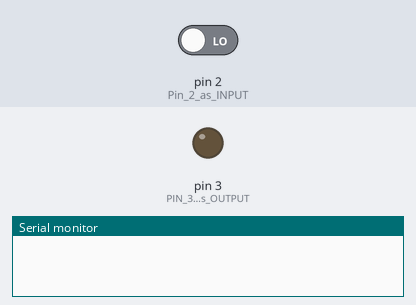
This sketch was run on a simulated Arduino Uno, built with avr-gcc and run on an emulated ATmega328P. Shown: output pins drawn as LEDs (lit = HIGH), the last lines printed to the serial monitor. Inputs (shaded band) come from the test bench; at power-on: pin 2 (Pin_2_as_INPUT) LOW.

Above: at 1.2 s.
1.3 s: pin 2 (Pin_2_as_INPUT) driven HIGH
At 2.5 s:
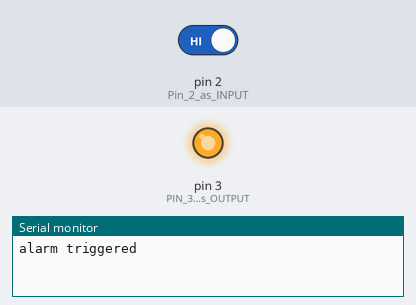
2.8 s: pin 2 (Pin_2_as_INPUT) driven LOW
At 4.9 s:
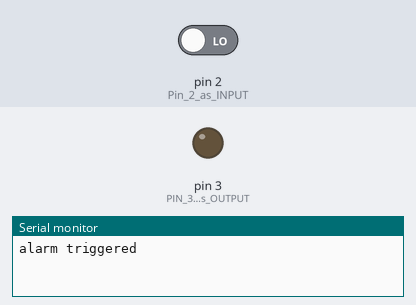
Timing chart, 0 to 6.4 s (numbered marks = the images above; inputs shaded):
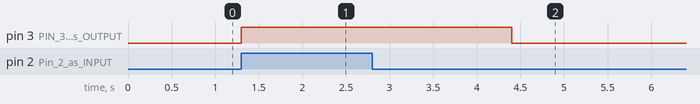

The sketch:

arduino_pir1.ino
```cpp
void setup() {
  // put your setup code here, to run once:
  pinMode(2, INPUT); //Pin 2 as INPUT
  pinMode(3, OUTPUT); //PIN 3 as OUTPUT
  Serial.begin(9600);
}

void pir(){
  // put your main code here, to run repeatedly:
  if (digitalRead(2) == HIGH) { // check if PIR is triggered.

    digitalWrite(3, HIGH);   // turn the LED/Buzz ON
    delay(100);                       // wait for 100 msecond
    Serial.println("alarm triggered");
    delay(3000);
    digitalWrite(3, LOW);   // turn the LED/Buzz OFF
    delay(100);
  }
}

void loop(){

pir();

}
```

Measured:
- after the input at 1.3 s, pin 3 (PIN_3_as_OUTPUT): LOW → HIGH at once
- after the input at 2.8 s, pin 3 (PIN_3_as_OUTPUT): goes on until 4.4 s, then stays LOW
